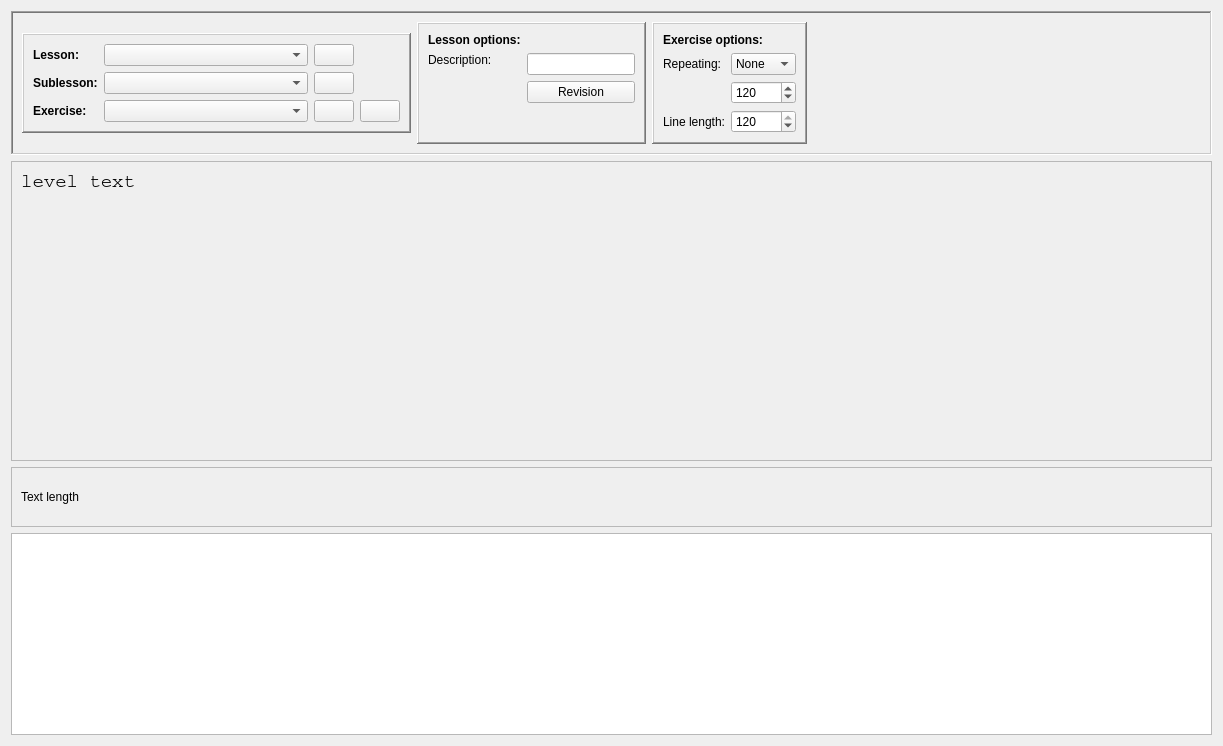
<?xml version="1.0" encoding="UTF-8"?>
<ui version="4.0">
 <class>packView</class>
 <widget class="QWidget" name="packView">
  <property name="geometry">
   <rect>
    <x>0</x>
    <y>0</y>
    <width>1223</width>
    <height>746</height>
   </rect>
  </property>
  <property name="windowTitle">
   <string notr="true"/>
  </property>
  <layout class="QGridLayout" name="gridLayout">
   <item row="6" column="0">
    <widget class="QPlainTextEdit" name="levelTextEdit"/>
   </item>
   <item row="5" column="0">
    <widget class="QFrame" name="textControlsFrame">
     <property name="minimumSize">
      <size>
       <width>0</width>
       <height>60</height>
      </size>
     </property>
     <property name="maximumSize">
      <size>
       <width>16777215</width>
       <height>60</height>
      </size>
     </property>
     <property name="frameShape">
      <enum>QFrame::StyledPanel</enum>
     </property>
     <property name="frameShadow">
      <enum>QFrame::Raised</enum>
     </property>
     <layout class="QHBoxLayout" name="horizontalLayout">
      <item>
       <widget class="QLabel" name="textLengthLabel">
        <property name="text">
         <string notr="true">Text length</string>
        </property>
       </widget>
      </item>
     </layout>
    </widget>
   </item>
   <item row="1" column="0">
    <widget class="QFrame" name="previewFrame">
     <property name="minimumSize">
      <size>
       <width>0</width>
       <height>300</height>
      </size>
     </property>
     <property name="frameShape">
      <enum>QFrame::StyledPanel</enum>
     </property>
     <property name="frameShadow">
      <enum>QFrame::Raised</enum>
     </property>
     <layout class="QGridLayout" name="gridLayout_2">
      <item row="0" column="0">
       <widget class="QLabel" name="levelLabel">
        <property name="font">
         <font>
          <family>Courier</family>
          <pointsize>14</pointsize>
          <weight>50</weight>
          <bold>false</bold>
         </font>
        </property>
        <property name="text">
         <string notr="true">level text</string>
        </property>
        <property name="alignment">
         <set>Qt::AlignLeading|Qt::AlignLeft|Qt::AlignTop</set>
        </property>
        <property name="textInteractionFlags">
         <set>Qt::TextSelectableByKeyboard|Qt::TextSelectableByMouse</set>
        </property>
       </widget>
      </item>
     </layout>
    </widget>
   </item>
   <item row="0" column="0">
    <widget class="QFrame" name="controlsFrame">
     <property name="sizePolicy">
      <sizepolicy hsizetype="Preferred" vsizetype="Fixed">
       <horstretch>0</horstretch>
       <verstretch>0</verstretch>
      </sizepolicy>
     </property>
     <property name="minimumSize">
      <size>
       <width>0</width>
       <height>100</height>
      </size>
     </property>
     <property name="frameShape">
      <enum>QFrame::WinPanel</enum>
     </property>
     <property name="frameShadow">
      <enum>QFrame::Sunken</enum>
     </property>
     <layout class="QHBoxLayout" name="horizontalLayout_2">
      <item>
       <widget class="QFrame" name="navigationFrame">
        <property name="sizePolicy">
         <sizepolicy hsizetype="Preferred" vsizetype="Fixed">
          <horstretch>0</horstretch>
          <verstretch>0</verstretch>
         </sizepolicy>
        </property>
        <property name="frameShape">
         <enum>QFrame::WinPanel</enum>
        </property>
        <property name="frameShadow">
         <enum>QFrame::Raised</enum>
        </property>
        <layout class="QGridLayout" name="gridLayout_3">
         <item row="2" column="1">
          <widget class="QComboBox" name="exerciseSelectionBox">
           <property name="focusPolicy">
            <enum>Qt::TabFocus</enum>
           </property>
          </widget>
         </item>
         <item row="0" column="1">
          <widget class="QComboBox" name="lessonSelectionBox">
           <property name="focusPolicy">
            <enum>Qt::TabFocus</enum>
           </property>
          </widget>
         </item>
         <item row="1" column="0">
          <widget class="QLabel" name="sublessonLabel">
           <property name="sizePolicy">
            <sizepolicy hsizetype="Fixed" vsizetype="Preferred">
             <horstretch>0</horstretch>
             <verstretch>0</verstretch>
            </sizepolicy>
           </property>
           <property name="font">
            <font>
             <weight>75</weight>
             <bold>true</bold>
            </font>
           </property>
           <property name="text">
            <string>Sublesson:</string>
           </property>
          </widget>
         </item>
         <item row="2" column="0">
          <widget class="QLabel" name="exerciseLabel">
           <property name="sizePolicy">
            <sizepolicy hsizetype="Fixed" vsizetype="Preferred">
             <horstretch>0</horstretch>
             <verstretch>0</verstretch>
            </sizepolicy>
           </property>
           <property name="font">
            <font>
             <weight>75</weight>
             <bold>true</bold>
            </font>
           </property>
           <property name="text">
            <string>Exercise:</string>
           </property>
          </widget>
         </item>
         <item row="1" column="1">
          <widget class="QComboBox" name="sublessonSelectionBox">
           <property name="focusPolicy">
            <enum>Qt::TabFocus</enum>
           </property>
          </widget>
         </item>
         <item row="2" column="2">
          <widget class="QPushButton" name="newExerciseButton">
           <property name="sizePolicy">
            <sizepolicy hsizetype="Fixed" vsizetype="Fixed">
             <horstretch>0</horstretch>
             <verstretch>0</verstretch>
            </sizepolicy>
           </property>
           <property name="focusPolicy">
            <enum>Qt::TabFocus</enum>
           </property>
           <property name="text">
            <string notr="true"/>
           </property>
           <property name="icon">
            <iconset resource="../../res.qrc">
             <normaloff>:/res/images/plus.png</normaloff>:/res/images/plus.png</iconset>
           </property>
           <property name="iconSize">
            <size>
             <width>30</width>
             <height>30</height>
            </size>
           </property>
          </widget>
         </item>
         <item row="0" column="0">
          <widget class="QLabel" name="lessonLabel">
           <property name="sizePolicy">
            <sizepolicy hsizetype="Fixed" vsizetype="Preferred">
             <horstretch>0</horstretch>
             <verstretch>0</verstretch>
            </sizepolicy>
           </property>
           <property name="font">
            <font>
             <weight>75</weight>
             <bold>true</bold>
            </font>
           </property>
           <property name="text">
            <string>Lesson:</string>
           </property>
          </widget>
         </item>
         <item row="1" column="2">
          <widget class="QPushButton" name="newSublessonButton">
           <property name="sizePolicy">
            <sizepolicy hsizetype="Fixed" vsizetype="Fixed">
             <horstretch>0</horstretch>
             <verstretch>0</verstretch>
            </sizepolicy>
           </property>
           <property name="focusPolicy">
            <enum>Qt::TabFocus</enum>
           </property>
           <property name="text">
            <string notr="true"/>
           </property>
           <property name="icon">
            <iconset resource="../../res.qrc">
             <normaloff>:/res/images/plus.png</normaloff>:/res/images/plus.png</iconset>
           </property>
           <property name="iconSize">
            <size>
             <width>30</width>
             <height>30</height>
            </size>
           </property>
          </widget>
         </item>
         <item row="0" column="2">
          <widget class="QPushButton" name="newLessonButton">
           <property name="sizePolicy">
            <sizepolicy hsizetype="Fixed" vsizetype="Fixed">
             <horstretch>0</horstretch>
             <verstretch>0</verstretch>
            </sizepolicy>
           </property>
           <property name="focusPolicy">
            <enum>Qt::TabFocus</enum>
           </property>
           <property name="text">
            <string notr="true"/>
           </property>
           <property name="icon">
            <iconset resource="../../res.qrc">
             <normaloff>:/res/images/plus.png</normaloff>:/res/images/plus.png</iconset>
           </property>
           <property name="iconSize">
            <size>
             <width>30</width>
             <height>30</height>
            </size>
           </property>
          </widget>
         </item>
         <item row="2" column="3">
          <widget class="QPushButton" name="removeExerciseButton">
           <property name="sizePolicy">
            <sizepolicy hsizetype="Fixed" vsizetype="Fixed">
             <horstretch>0</horstretch>
             <verstretch>0</verstretch>
            </sizepolicy>
           </property>
           <property name="focusPolicy">
            <enum>Qt::TabFocus</enum>
           </property>
           <property name="text">
            <string notr="true"/>
           </property>
           <property name="icon">
            <iconset resource="../../res.qrc">
             <normaloff>:/res/images/remove.png</normaloff>:/res/images/remove.png</iconset>
           </property>
           <property name="iconSize">
            <size>
             <width>30</width>
             <height>30</height>
            </size>
           </property>
          </widget>
         </item>
        </layout>
       </widget>
      </item>
      <item>
       <widget class="QFrame" name="lessonPropsFrame">
        <property name="sizePolicy">
         <sizepolicy hsizetype="Fixed" vsizetype="Preferred">
          <horstretch>0</horstretch>
          <verstretch>0</verstretch>
         </sizepolicy>
        </property>
        <property name="frameShape">
         <enum>QFrame::WinPanel</enum>
        </property>
        <property name="frameShadow">
         <enum>QFrame::Raised</enum>
        </property>
        <layout class="QFormLayout" name="formLayout">
         <item row="0" column="0">
          <widget class="QLabel" name="lessonOptionsLabel">
           <property name="sizePolicy">
            <sizepolicy hsizetype="Preferred" vsizetype="Fixed">
             <horstretch>0</horstretch>
             <verstretch>0</verstretch>
            </sizepolicy>
           </property>
           <property name="font">
            <font>
             <weight>75</weight>
             <bold>true</bold>
            </font>
           </property>
           <property name="text">
            <string>Lesson options:</string>
           </property>
          </widget>
         </item>
         <item row="1" column="1">
          <widget class="QLineEdit" name="lessonDescEdit">
           <property name="sizePolicy">
            <sizepolicy hsizetype="Preferred" vsizetype="Fixed">
             <horstretch>0</horstretch>
             <verstretch>0</verstretch>
            </sizepolicy>
           </property>
          </widget>
         </item>
         <item row="1" column="0">
          <widget class="QLabel" name="lessonDescLabel">
           <property name="sizePolicy">
            <sizepolicy hsizetype="Preferred" vsizetype="Fixed">
             <horstretch>0</horstretch>
             <verstretch>0</verstretch>
            </sizepolicy>
           </property>
           <property name="text">
            <string>Description:</string>
           </property>
          </widget>
         </item>
         <item row="2" column="1">
          <widget class="QPushButton" name="lessonDescRevisionButton">
           <property name="text">
            <string>Revision</string>
           </property>
          </widget>
         </item>
        </layout>
       </widget>
      </item>
      <item>
       <widget class="QFrame" name="exercisePropsFrame">
        <property name="sizePolicy">
         <sizepolicy hsizetype="Fixed" vsizetype="Preferred">
          <horstretch>0</horstretch>
          <verstretch>0</verstretch>
         </sizepolicy>
        </property>
        <property name="frameShape">
         <enum>QFrame::WinPanel</enum>
        </property>
        <property name="frameShadow">
         <enum>QFrame::Raised</enum>
        </property>
        <layout class="QFormLayout" name="formLayout_2">
         <item row="0" column="0" colspan="2">
          <widget class="QLabel" name="exerciseOptionsLabel">
           <property name="font">
            <font>
             <weight>75</weight>
             <bold>true</bold>
            </font>
           </property>
           <property name="text">
            <string>Exercise options:</string>
           </property>
          </widget>
         </item>
         <item row="1" column="0">
          <widget class="QLabel" name="repeatingLabel">
           <property name="text">
            <string>Repeating:</string>
           </property>
          </widget>
         </item>
         <item row="1" column="1">
          <widget class="QComboBox" name="repeatingBox">
           <item>
            <property name="text">
             <string>None</string>
            </property>
           </item>
           <item>
            <property name="text">
             <string>Words</string>
            </property>
           </item>
          </widget>
         </item>
         <item row="3" column="0">
          <widget class="QLabel" name="lineLengthLabel">
           <property name="text">
            <string>Line length:</string>
           </property>
          </widget>
         </item>
         <item row="3" column="1">
          <widget class="QSpinBox" name="lineLengthBox">
           <property name="minimum">
            <number>30</number>
           </property>
           <property name="maximum">
            <number>120</number>
           </property>
           <property name="singleStep">
            <number>10</number>
           </property>
           <property name="value">
            <number>120</number>
           </property>
          </widget>
         </item>
         <item row="2" column="1">
          <widget class="QSpinBox" name="repeatLengthBox">
           <property name="minimum">
            <number>1</number>
           </property>
           <property name="maximum">
            <number>728</number>
           </property>
           <property name="singleStep">
            <number>10</number>
           </property>
           <property name="value">
            <number>120</number>
           </property>
          </widget>
         </item>
        </layout>
       </widget>
      </item>
      <item>
       <widget class="QFrame" name="emptyFrame">
        <property name="frameShape">
         <enum>QFrame::NoFrame</enum>
        </property>
        <property name="frameShadow">
         <enum>QFrame::Plain</enum>
        </property>
       </widget>
      </item>
     </layout>
    </widget>
   </item>
  </layout>
 </widget>
 <resources>
  <include location="../../res.qrc"/>
 </resources>
 <connections/>
</ui>
